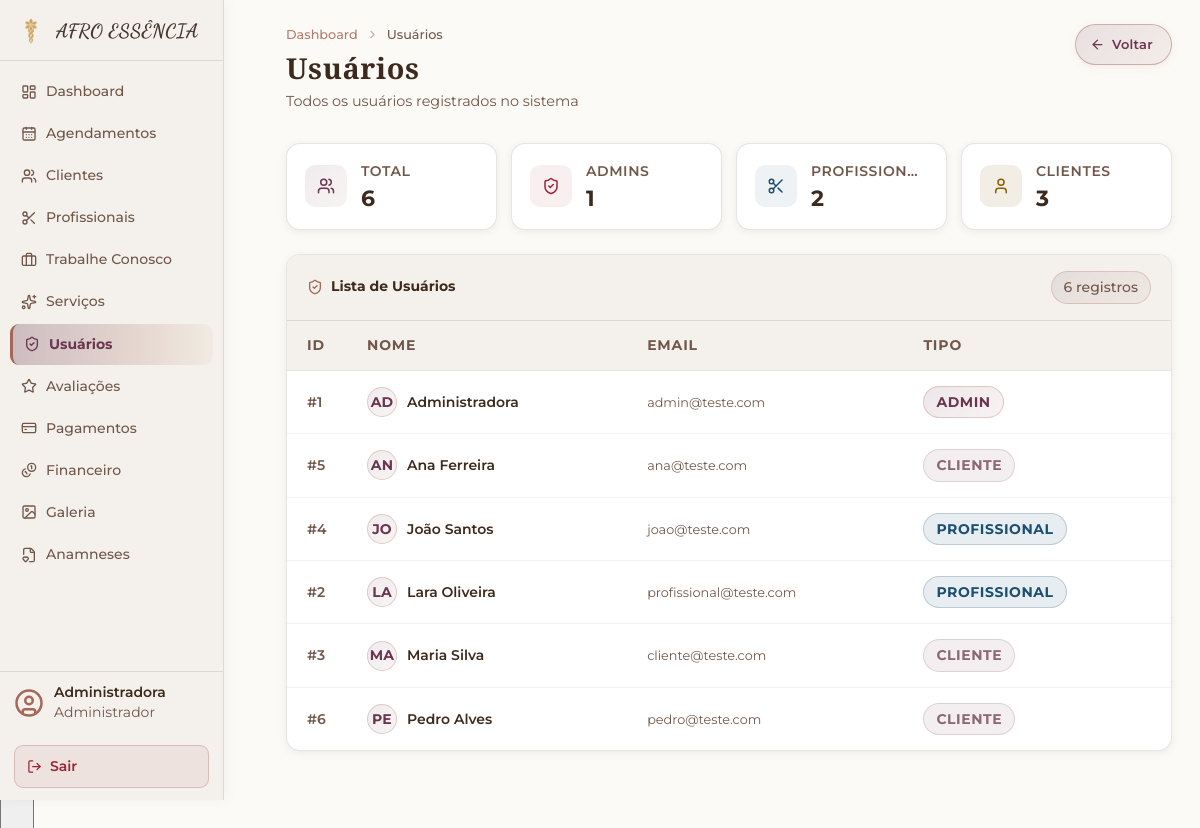
The page /dashboard/usuarios (signed in) on the database its author committed.
### tables this page shows
CREATE TABLE `usuarios` (
  `id`           int(11)      NOT NULL AUTO_INCREMENT,
  `nome`         varchar(120) NOT NULL,
  `email`        varchar(180) NOT NULL,
  `senha`        varchar(255) NOT NULL,
  `tipo_usuario` enum('admin','profissional','cliente') NOT NULL DEFAULT 'cliente',
  `telefone`     varchar(20)  DEFAULT NULL,
  `foto`         varchar(255) DEFAULT NULL,
  `status`       enum('ativo','inativo') NOT NULL DEFAULT 'ativo',
  `created_at`   timestamp    NOT NULL DEFAULT current_timestamp(),
  `updated_at`   timestamp    NOT NULL DEFAULT current_timestamp() ON UPDATE current_timestamp(),
  PRIMARY KEY (`id`),
  UNIQUE KEY `email` (`email`)
);

### app/controllers/BaseController.php (called while the page is built, shortened)
<?php
class BaseController
{
    protected function view(string $path, array $data = []): void
    {
        extract($data);
        $viewFile = __DIR__ . "/../views/" . $path . ".php";
        require $viewFile;
    }
}

### app/controllers/DashboardController.php (called while the page is built, shortened)
<?php
class DashboardController extends BaseController
{
    public function usuarios()
    {
        $usuarios = (new UsuarioDAO())->findAll();
        $this->view('dashboard/admin/usuarios', ['usuarios' => $usuarios]);
    }
}

### config/database.example.php (called while the page is built, shortened)
<?php
if (!defined('APP_PUBLIC_URL')) {
    $protocol = (!empty($_SERVER['HTTPS']) && $_SERVER['HTTPS'] !== 'off') ? 'https' : 'http';
    $host     = $_SERVER['HTTP_HOST'] ?? 'localhost';
}
class Database {
    private static $conn = null;
    public static function getConnection() {
        if (self::$conn === null) {
            $host   = defined('DB_HOST')   ? DB_HOST   : 'localhost';
            $name   = defined('DB_NAME')   ? DB_NAME   : 'afro_essencia';
            $user   = defined('DB_USER')   ? DB_USER   : 'root';
            $pass   = defined('DB_PASS')   ? DB_PASS   : '';
            $charset = 'utf8mb4';
            try {
                self::$conn = new PDO(
                    "mysql:host={$host};dbname={$name};charset={$charset}",
                    $user,
                    $pass
                );
                self::$conn->setAttribute(PDO::ATTR_ERRMODE, PDO::ERRMODE_EXCEPTION);
                self::$conn->setAttribute(PDO::ATTR_DEFAULT_FETCH_MODE, PDO::FETCH_ASSOC);
                self::$conn->setAttribute(PDO::ATTR_EMULATE_PREPARES, false);
            } catch (PDOException $e) {
                error_log('DB Connection error: ' . $e->getMessage());
                http_response_code(500);
                die("<h2>Erro interno. Tente novamente em instantes.</h2>");
            }
        }
        return self::$conn;
    }
}

### app/dao/BaseDAO.php (called while the page is built, shortened)
<?php
class BaseDAO {
    public function __construct() {
        $this->conn = Database::getConnection();
    }
}

### app/dao/UsuarioDAO.php (called while the page is built, shortened)
<?php
class UsuarioDAO extends BaseDAO
{
    public function findAll(): array
    {
        return $this->conn->query(
            "SELECT id, nome, email, tipo_usuario, status, created_at
             FROM usuarios ORDER BY nome ASC"
        )->fetchAll(PDO::FETCH_ASSOC);
    }
}

### app/views/dashboard/admin/usuarios.php (the view, shortened to what this page needs)
<?php
require __DIR__ . '/../partials/_admin-header.php';
$total       = count($usuarios ?? []);
$admins      = count(array_filter($usuarios ?? [], fn($u) => $u['tipo_usuario'] === 'admin'));
$profis      = count(array_filter($usuarios ?? [], fn($u) => $u['tipo_usuario'] === 'profissional'));
$clisCount   = count(array_filter($usuarios ?? [], fn($u) => $u['tipo_usuario'] === 'cliente'));
?>
<div class="subpage-header">
    <div>
        <nav class="subpage-breadcrumb">
            <a href="/afro_essencia/dashboard">Dashboard</a>
            <i data-lucide="chevron-right"></i>
            <span>Usuários</span>
        </nav>
        <h1 class="subpage-title">Usuários</h1>
        <p class="subpage-subtitle">Todos os usuários registrados no sistema</p>
    </div>
    <div class="subpage-actions">
        <a href="/afro_essencia/dashboard" class="btn-outline">
            <i data-lucide="arrow-left"></i>
            Voltar
        </a>
    </div>
</div>
<div class="subpage-summary">
    <div class="summary-card">
        <div class="summary-icon gold"><i data-lucide="users"></i></div>
        <div class="summary-body">
            <span class="summary-label">Total</span>
            <span class="summary-value"><?= htmlspecialchars($total ?? '', ENT_QUOTES) ?></span>
        </div>
    </div>
    <div class="summary-card">
        <div class="summary-icon warn"><i data-lucide="shield-check"></i></div>
        <div class="summary-body">
            <span class="summary-label">Admins</span>
            <span class="summary-value"><?= htmlspecialchars($admins ?? '', ENT_QUOTES) ?></span>
        </div>
    </div>
    <div class="summary-card">
        <div class="summary-icon blue"><i data-lucide="scissors"></i></div>
        <div class="summary-body">
            <span class="summary-label">Profissionais</span>
            <span class="summary-value"><?= htmlspecialchars($profis ?? '', ENT_QUOTES) ?></span>
        </div>
    </div>
    <div class="summary-card">
        <div class="summary-icon terra"><i data-lucide="user"></i></div>
        <div class="summary-body">
            <span class="summary-label">Clientes</span>
            <span class="summary-value"><?= htmlspecialchars($clisCount ?? '', ENT_QUOTES) ?></span>
        </div>
    </div>
</div>
<div class="data-panel">
    <div class="data-panel-header">
        <h3 class="data-panel-title">
            <i data-lucide="shield-check"></i>
            Lista de Usuários
        </h3>
        <span class="data-panel-count"><?= htmlspecialchars($total ?? '', ENT_QUOTES) ?> registro<?= $total !== 1 ? 's' : '' ?></span>
    </div>
    <?php if (empty($usuarios)): ?>
        <div class="empty-panel">
            <i data-lucide="user-x"></i>
            <div class="adm-empty-state">
                <div class="adm-empty-icon">🔐</div>
                <p class="adm-empty-msg">Nenhum usuário cadastrado ainda.</p>
            </div>
        </div>
    <?php else: ?>
        <div class="table-scroll">
            <table class="adm-table">
                <thead>
                    <tr>
                        <th>ID</th>
                        <th>Nome</th>
                        <th>Email</th>
                        <th>Tipo</th>
                    </tr>
                </thead>
                <tbody>
                    <?php foreach ($usuarios as $u): ?>
                        <tr>
                            <td data-label="ID" class="col-id">#<?= $u['id'] ?></td>
                            <td data-label="Nome">
                                <div class="cell-name">
                                    <div class="cell-avatar"><?= mb_substr($u['nome'], 0, 2) ?></div>
                                    <span class="cell-name-text"><?= htmlspecialchars($u['nome']) ?></span>
                                </div>
                            </td>
                            <td data-label="Email">
                                <span class="cell-email"><?= htmlspecialchars($u['email']) ?></span>
                            </td>
                            <td data-label="Perfil">
                                <span class="badge badge-<?= $u['tipo_usuario'] ?>">
                                    <?= ucfirst($u['tipo_usuario']) ?>
                                </span>
                            </td>
                        </tr>
                    <?php endforeach; ?>
                </tbody>
            </table>
        </div>
    <?php endif; ?>
</div>
<?php require __DIR__ . '/../partials/_admin-footer.php'; ?>

### public/css/dashboard-admin.css (style rules this page uses)
:root { --accent: #A56758; --accent-soft: rgba(165,103,88,.12); --accent-strong: #6A3550; --background: var(--ds-bg); --surface: var(--ds-surface-raise); --surface-alt: var(--ds-surface); --surface-soft: rgba(69,53,44,.04); --surface-border: var(--ds-border-neutral); --text-primary: var(--ds-text); --text-muted: var(--ds-text-muted); --border: var(--ds-border-neutral); --shadow: var(--ds-shadow-md); --radius: var(--ds-radius); --radius-sm: var(--ds-radius-sm); --sidebar-w: 224px; }
*, *::before, *::after { box-sizing: border-box; }
body { margin: 0; font-family: 'Montserrat', 'Inter', sans-serif; background: var(--ds-bg); color: var(--ds-text); min-height: 100vh; -webkit-font-smoothing: antialiased; }
.badge { display: inline-flex; padding: 3px 10px; border-radius: var(--ds-radius-full); font-size: .875rem; font-weight: 700; text-transform: uppercase; letter-spacing: .04em; white-space: nowrap; border: 1px solid transparent; }
table { width: 100%; border-collapse: collapse; color: var(--ds-text); font-size: .875rem; }
th, td { padding: 13px 16px; border-bottom: 1px solid rgba(69,53,44,.07); text-align: left; }
th { background: var(--ds-surface); font-weight: 700; font-size: .875rem; color: var(--ds-text-muted); text-transform: uppercase; letter-spacing: .06em; white-space: nowrap; }
tbody tr:last-child td { border-bottom: none; }
svg { vertical-align: middle; }
table { border-collapse: collapse; width: 100%; }
thead th { background: var(--ds-surface); font-size: 14px; font-weight: 700; color: var(--ds-text-muted); text-transform: uppercase; letter-spacing: .05em; padding: 12px 14px; text-align: left; border-bottom: 1px solid var(--ds-border-neutral); }
tbody td { padding: 13px 14px; font-size: 14px; color: var(--ds-text); border-bottom: 1px solid var(--ds-border-neutral); }
tbody tr { transition: background .15s; }

### rows shown on the page
usuarios: id "1", nome "AD", nome "Administradora", email "admin@teste.com", tipo_usuario "ADMIN"
usuarios: id "5", nome "AN", nome "Ana Ferreira", email "ana@teste.com", tipo_usuario "CLIENTE"
usuarios: id "4", nome "JO", nome "João Santos", email "joao@teste.com", tipo_usuario "PROFISSIONAL"
usuarios: id "2", nome "LA", nome "Lara Oliveira", email "profissional@teste.com", tipo_usuario "PROFISSIONAL"
usuarios: id "3", nome "MA", nome "Maria Silva", email "cliente@teste.com", tipo_usuario "CLIENTE"
usuarios: id "6", nome "PE", nome "Pedro Alves", email "pedro@teste.com", tipo_usuario "CLIENTE"

### other values the page prints
$_SESSION['user']['nome'] "Administradora"
$total "6"
$admins "1"
$profis "2"
$clisCount "3"
